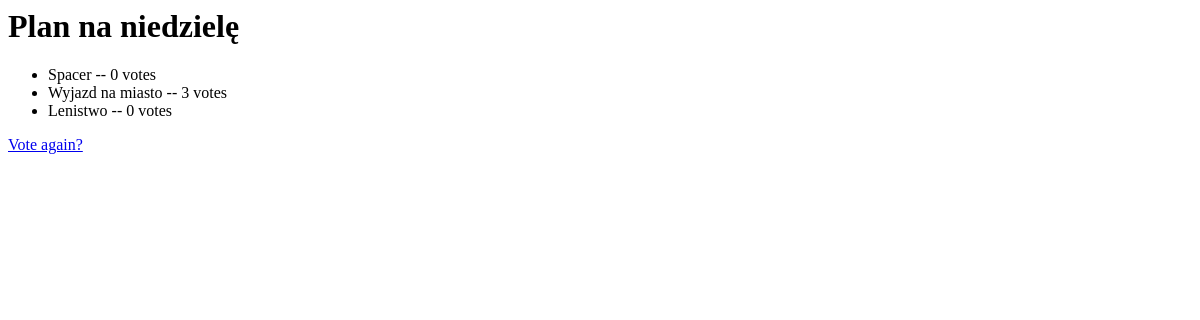
The page /ankiety/1/wyniki/ on the database as committed earlier.
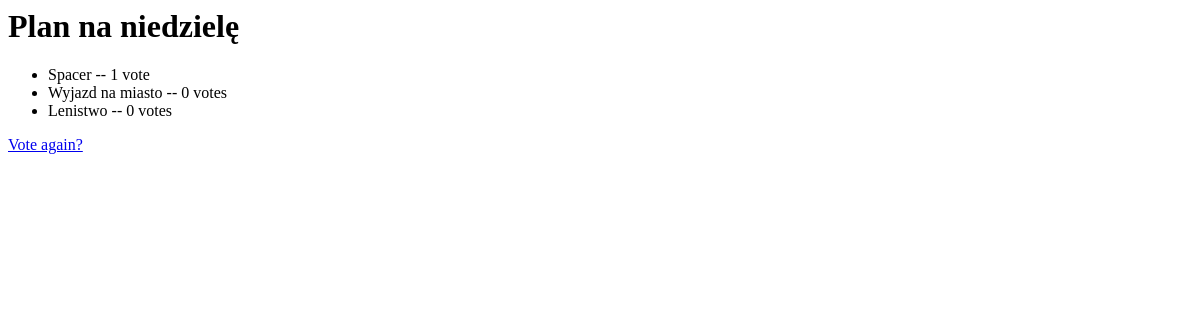
The same page on the database as committed later.
### ankiety/models.py (models this page shows, shortened)
class Choice(models.Model):
    question = models.ForeignKey(Question, on_delete=models.CASCADE)
    choice_text = models.CharField(max_length=200)
    votes = models.IntegerField(default=0)

### ankiety/views.py (the view)
# urls.py: path('<int:pk>/wyniki/', views.ResultsView.as_view(), name='wyniki'),
class ResultsView(generic.DetailView):
    model = Question
    template_name = 'ankiety/wyniki.html'

### ankiety/templates/ankiety/wyniki.html
<h1>{{ question.question_text }}</h1>
<ul>
{% for choice in question.choice_set.all %}
    <li>{{ choice.choice_text }} -- {{ choice.votes }} vote{{ choice.votes|pluralize }}</li>
{% endfor %}
</ul>
<a href="{% url 'ankiety:detail' question.id %}">Vote again?</a>

Rows that differ between the two databases and show on the page:
changed Choice "Spacer": votes "0" → "1"
changed Choice "Wyjazd na miasto": votes "3" → "0"
